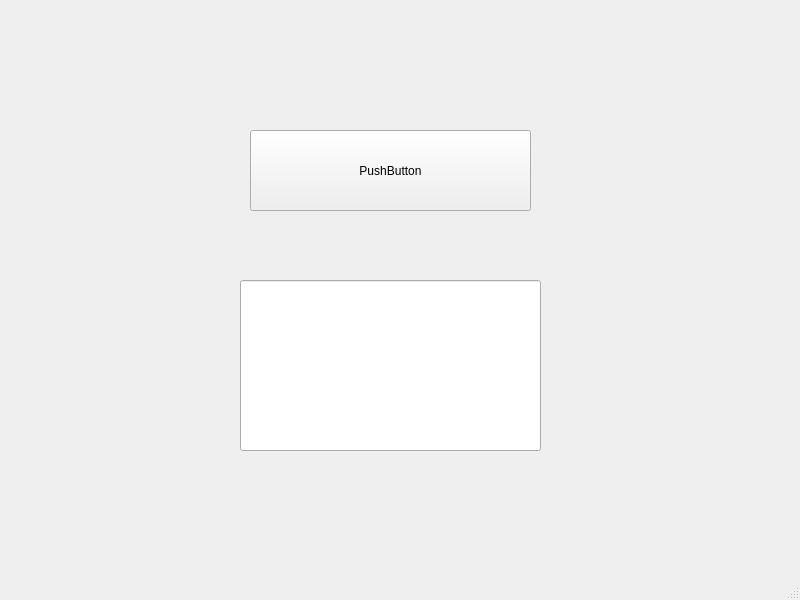
<?xml version="1.0" encoding="UTF-8"?>
<ui version="4.0">
 <class>MainWindow</class>
 <widget class="QMainWindow" name="MainWindow">
  <property name="geometry">
   <rect>
    <x>0</x>
    <y>0</y>
    <width>800</width>
    <height>600</height>
   </rect>
  </property>
  <property name="windowTitle">
   <string>MainWindow</string>
  </property>
  <widget class="QWidget" name="centralwidget">
   <widget class="QPushButton" name="browse">
    <property name="geometry">
     <rect>
      <x>250</x>
      <y>130</y>
      <width>281</width>
      <height>81</height>
     </rect>
    </property>
    <property name="text">
     <string>PushButton</string>
    </property>
   </widget>
   <widget class="QLineEdit" name="filename">
    <property name="geometry">
     <rect>
      <x>240</x>
      <y>280</y>
      <width>301</width>
      <height>171</height>
     </rect>
    </property>
   </widget>
  </widget>
  <widget class="QMenuBar" name="menubar">
   <property name="geometry">
    <rect>
     <x>0</x>
     <y>0</y>
     <width>800</width>
     <height>26</height>
    </rect>
   </property>
  </widget>
  <widget class="QStatusBar" name="statusbar"/>
 </widget>
 <resources/>
 <connections/>
</ui>
